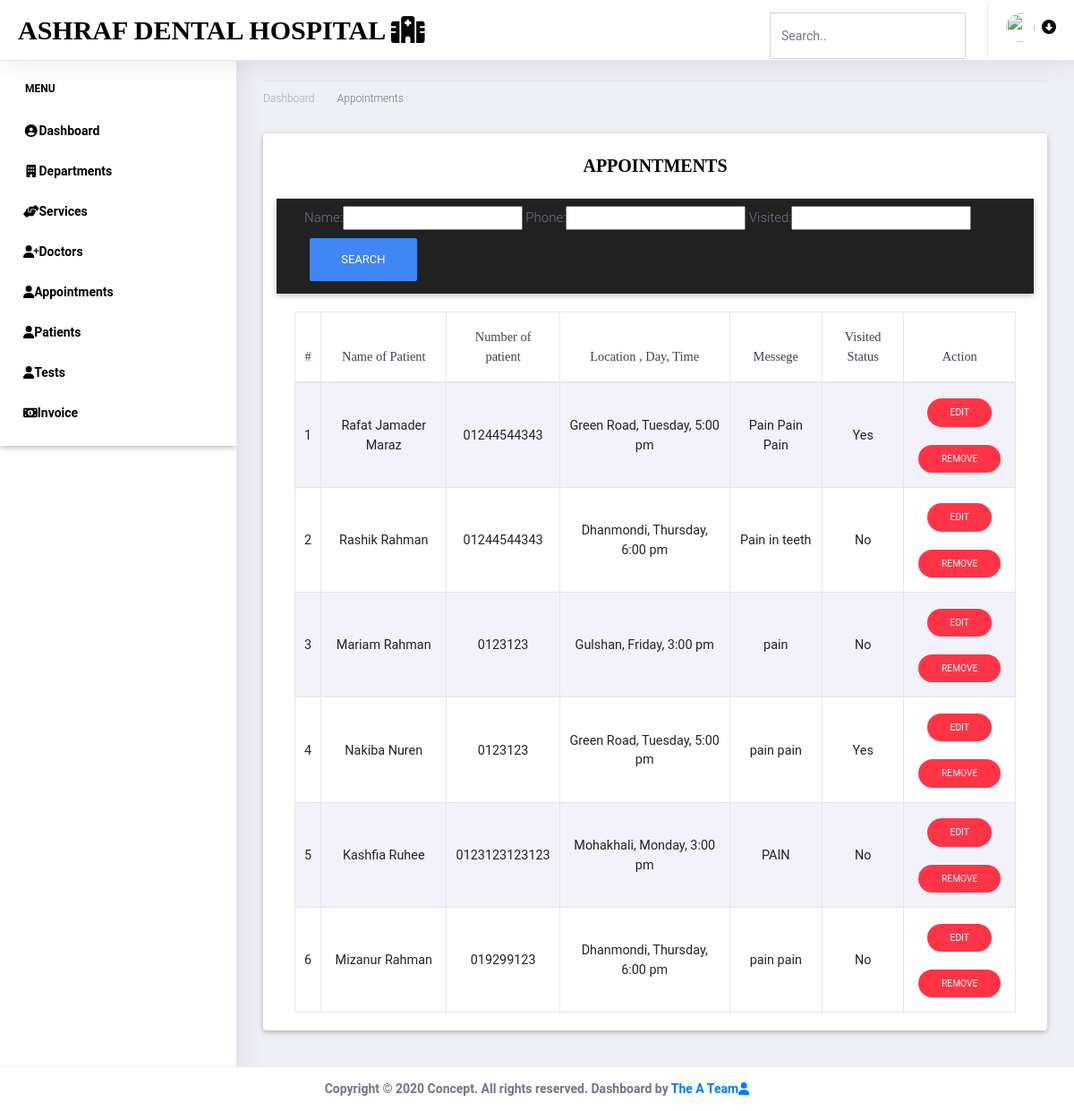
/seeappointment/, run on the app's committed database.
### appointment_app/models.py (models this page shows, shortened)
class appointment(models.Model):
    name = models.CharField(max_length=255,default='')
    phone = models.IntegerField(default=0)
    ltd = models.CharField(max_length=255, default='')
    msg = models.TextField(max_length=700, default='')
    visited = models.CharField(max_length=255, default='No')

### appointment_app/views.py (the view)
# urls.py: path('seeappointment/', views.seeappointment, name='seeappointment'),
def seeappointment(request):
    d = appointment.objects.order_by('id')
    myFilter = OrderFilter(request.GET,queryset=d)
    d = myFilter.qs
    context = {'appointment': d, 'myFilter': myFilter}
    return render(request, 'appointment.html', context)

### templates/appointment.html (shortened to what this page needs)
<!doctype html>
<html lang="en">
<head>
    {% load static %}
    <link rel="stylesheet" href="/static/assets/css/open-iconic-bootstrap.min.css">
    <link rel="stylesheet" href="/static/assets/css/animate.css">
    <link rel="stylesheet" href="/static/assets/css/owl.carousel.min.css">
    <link rel="stylesheet" href="/static/assets/css/owl.theme.default.min.css">
    <link rel="stylesheet" href="/static/assets/css/magnific-popup.css">
    <link rel="stylesheet" href="/static/assets/css/aos.css">
    <link rel="stylesheet" href="/static/assets/css/ionicons.min.css">
    <link rel="stylesheet" href="/static/assets/css/bootstrap-datepicker.css">
    <link rel="stylesheet" href="/static/assets/css/jquery.timepicker.css">
    <link rel="stylesheet" href="/static/assets/css/flaticon.css">
    <link rel="stylesheet" href="/static/assets/css/icomoon.css">
    <link rel="stylesheet" href="/static/assets/css/style.css">
    <link rel="stylesheet" href="/static/assets/vendor/bootstrap/css/bootstrap.min.css">
    <link href="/static/assets/vendor/fonts/circular-std/style.css" rel="stylesheet">
    <link rel="stylesheet" href="/static/assets/libs/css/style.css">
    <link rel="stylesheet" href="/static/assets/vendor/fonts/fontawesome/css/fontawesome-all.css">
    <link rel="stylesheet" href="/static/assets/vendor/charts/chartist-bundle/chartist.css">
    <link rel="stylesheet" href="/static/assets/vendor/charts/morris-bundle/morris.css">
    <link rel="stylesheet" href="/static/assets/vendor/fonts/material-design-iconic-font/css/materialdesignicons.min.css">
    <link rel="stylesheet" href="/static/assets/vendor/charts/c3charts/c3.css">
    <link rel="stylesheet" href="/static/assets/vendor/fonts/flag-icon-css/flag-icon.min.css">
    <link rel="stylesheet" href="/static/assets/libs/css/mdb.min.css" >
    <link rel="stylesheet" href="/static/assets/libs/css/animate-3.7.0.css">
    <link rel="stylesheet" href="/static/assets/libs/css/owl-carousel.min.css">
    <link rel="stylesheet" href="/static/assets/libs/css/mdb.min.css">
    <link rel="stylesheet" href="/static/assets/libs/css/all.css">
</head>
<body>
    <div class="dashboard-main-wrapper">
        <div class="dashboard-header">
            <nav class="navbar navbar-expand-lg bg-white fixed-top">
                <a class="navbar-brand" href="{% url 'home' %}"><font class="font-weight-bold" color="black" style="font-family: 'Poor Richard',serif">Ashraf Dental Hospital <i class="fa fa-hospital-alt"></i></font></a>
                <div class="collapse navbar-collapse " id="navbarSupportedContent">
                    <ul class="navbar-nav ml-auto navbar-right-top">
                        <li class="nav-item">
                            <div id="custom-search" class="top-search-bar">
                                <input class="form-control" type="text" placeholder="Search..">
                            </div>
                        </li>
                        <form action="{% url 'logout'%}" method="post">
                        <li class="nav-item dropdown nav-user">
                            <a class="nav-link nav-user-img" href="#" id="navbarDropdownMenuLink2" data-toggle="dropdown" aria-haspopup="true" aria-expanded="false"><img src="/static/assets/images/admin.jpg" alt="" class="user-avatar-md rounded-circle"><i class="fas fa-arrow-alt-circle-down ml-2" style="color: black"></i></a>
                        </form>
                    </ul>
                </div>
            </nav>
        </div>
        <div class="nav-left-sidebar">
            <div class="menu-list">
                <nav class="navbar navbar-expand-lg navbar-light font-weight-bold">
                    <div class="collapse navbar-collapse" id="navbarNav">
                        <ul class="navbar-nav flex-column">
                            <li class="nav-divider">
                                <font class="font-weight-bold" color="black">Menu</font>
                            </li>
                            <li class="nav-item">
                                <a class="nav-link" href="{% url 'home' %}"><i class="fa fa-fw fa-user-circle"></i>Dashboard</a>
                            </li>
                            <li class="nav-item">
                                <a class="nav-link" href="{% url 'departments' %}" ><i class="fa fa-fw fa-building"></i>Departments</a>
                            </li>
                            <li class="nav-item">
                                <a class="nav-link" href="{% url 'services' %}"><i class="fas fa-fw fa-hands-helping"></i>Services</a>
                            </li>
                            <li class="nav-item ">
                                <a class="nav-link" href="{% url 'doctors' %}"><i class="fas fa-user-plus"></i>Doctors</a>
                            </li>
                            <li class="nav-item ">
                                <a class="nav-link" href="{% url 'seeappointment' %}"><i class="fas fa-user"></i>Appointments</a>
                            </li>
                            <li class="nav-item">
                                <a class="nav-link" href="{% url 'patients' %}" ><i class="fas fa-user"></i>Patients</a>
                            </li>
                            <li class="nav-item">
                                <a class="nav-link" href="{% url 'tests' %}" ><i class="fas fa-user"></i>Tests</a>
                            </li>
                            <li class="nav-item">
                                <a class="nav-link" href="{% url 'invoice' %}" ><i class="fas fa-money-bill-alt"></i>Invoice</a>
                            </li>
                        </ul>
                    </div>
                </nav>
            </div>
        </div>
        <div class="dashboard-wrapper">
            <div class="dashboard-ecommerce">
                <div class="container-fluid dashboard-content ">
                    <div class="row">
                        <div class="col-xl-12 col-lg-12 col-md-12 col-sm-12 col-12">
                            <div class="page-header">
                                <div class="page-breadcrumb">
                                    <nav aria-label="breadcrumb">
                                        <ol class="breadcrumb">
                                            <li class="breadcrumb-item"><a href="{% url 'home' %}" class="breadcrumb-link">Dashboard</a></li>
                                            <li class="breadcrumb-item active" aria-current="page">Appointments</li>
                                        </ol>
                                    </nav>
                                </div>
                            </div>
                        </div>
                    </div>
                    <section class="contact-section area-padding">
                <div class="container card">
                  <h3 class="card-header text-center font-weight-bold text-uppercase py-4"><font color="black">Appointments</font></h3>
                <nav class="navbar navbar-expand-lg navbar-dark bg-dark ftco-navbar-light" id="ftco-navbar">
                    <div class="container d-flex align-items-center">
                        <form method="get">
                            <font color="#9400d3">{{ myFilter.form }}</font>
                            <button class="btn btn-primary" type="submit">Search</button>
                        </form>
                    </div>
                </nav>
                 <div class="card-body">
                    <div id="table" class="table-editable">
                      <table class="table table-bordered table-responsive-md table-striped text-center auto-index">
                        <thead>
                          <tr>
                            <th class="text-center" color="black">#</th>
                            <th class="text-center" color="black">Name of Patient</th>
                            <th class="text-center" color="black">Number of patient</th>
                            <th class="text-center" color="black">Location , Day, Time</th>
                            <th class="text-center" color="black">Messege</th>
                            <th class="text-center" color="black">Visited Status</th>
                            <th class="text-center" color="black">Action</th>
                          </tr>
                        </thead>
                        <tbody>
                           {% for val in appointment %}
                             <tr>
                                <td class="pt-3-half"  color="black">{{ val.name }}</td>
                                <td class="pt-3-half"  color="black">0{{ val.phone }}</td>
                                <td class="pt-3-half"  color="black">{{ val.ltd }}</td>
                                <td class="pt-3-half"  color="black">{{ val.msg }}</td>
                                <td class="pt-3-half"  color="black">{{ val.visited }}</td>
                                <td>
                                  <span class="table-remove">
                                     <a href="{% url 'edit-appointment' val.id %}"><button type="button" class="btn btn-danger btn-rounded btn-sm my-0">Edit</button></a>
                                  </span><p></p>
                                  <span class="table-remove">
                                    <a href="{% url 'remove-appointment' val.id %}"><button type="button" class="btn btn-danger btn-rounded btn-sm my-0">Remove</button></a>
                                  </span>
                                </td>
                              </tr>
                           {% endfor %}
                        </tbody>
                      </table>
                    </div>
                  </div>
                </div>
            </section>
            <div class="footer fixed-bottom">
                <div class="container-fluid d-flex justify-content-center">
                    <div class="row">
                        <div class="font-weight-bold text-center">
                             Copyright © 2020 Concept. All rights reserved. Dashboard by <a href=""> The A Team<i class="fas fa-user"></i></a>
                        </div>
                    </div>
                </div>
            </div>
        </div>
    </div>
        </div>
    </div>
</body>
</html>

### data on the page
appointment: name "Rafat Jamader Maraz", phone "1244544343", ltd "Green Road, Tuesday, 5:00 pm", msg "Pain Pain Pain", visited "Yes"
appointment: name "Rashik Rahman", phone "1244544343", ltd "Dhanmondi, Thursday, 6:00 pm", msg "Pain in teeth", visited "No"
appointment: name "Mariam Rahman", phone "123123", ltd "Gulshan, Friday, 3:00 pm", msg "pain", visited "No"
appointment: name "Nakiba Nuren", phone "123123", ltd "Green Road, Tuesday, 5:00 pm", msg "pain pain", visited "Yes"
appointment: name "Kashfia Ruhee", phone "123123123123", ltd "Mohakhali, Monday, 3:00 pm", msg "PAIN", visited "No"
appointment: name "Mizanur Rahman", phone "19299123", ltd "Dhanmondi, Thursday, 6:00 pm", msg "pain pain", visited "No"
